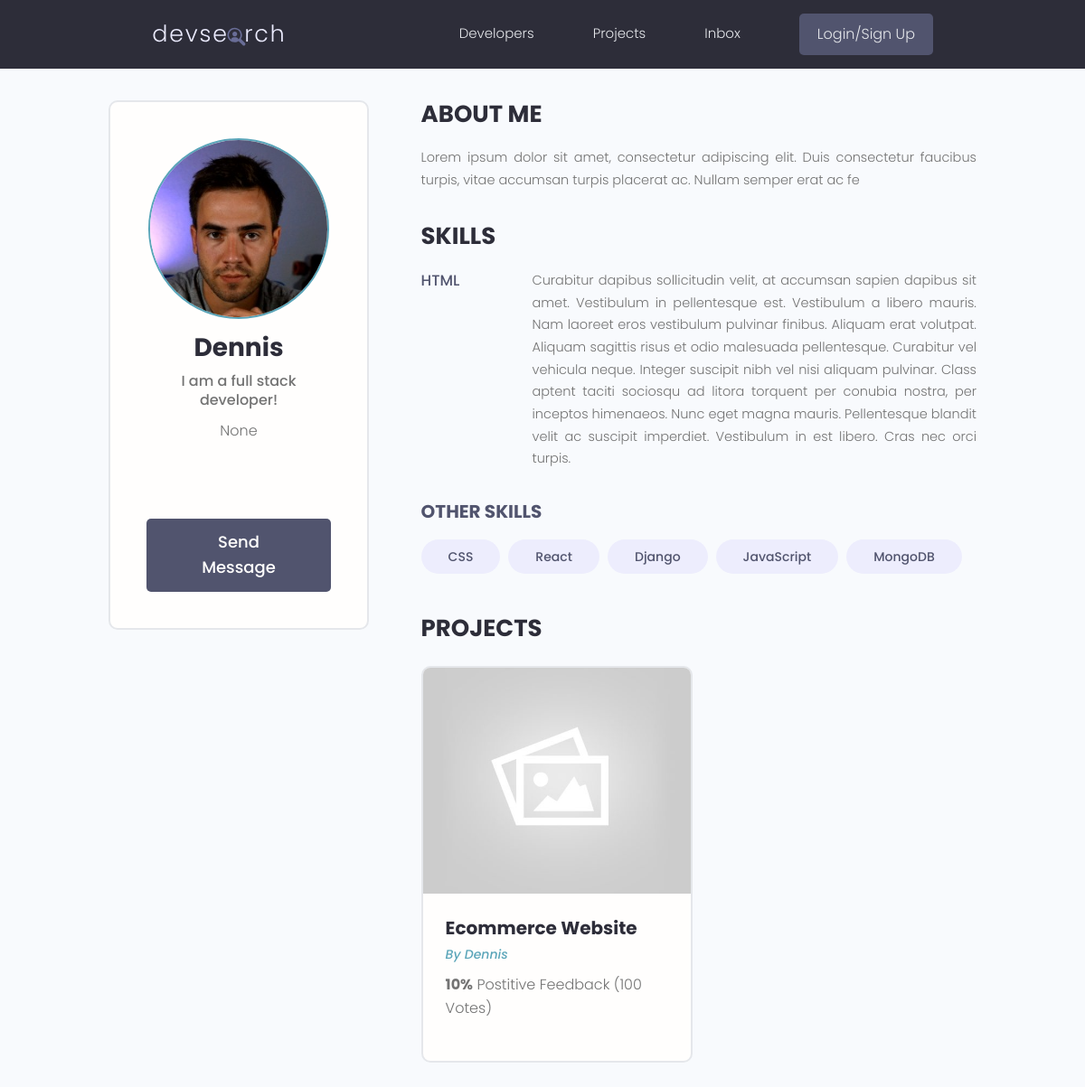
The page /profile/57ef4891-55c2-4d10-a05c-5409bc3adf9b/ on the database as committed earlier.
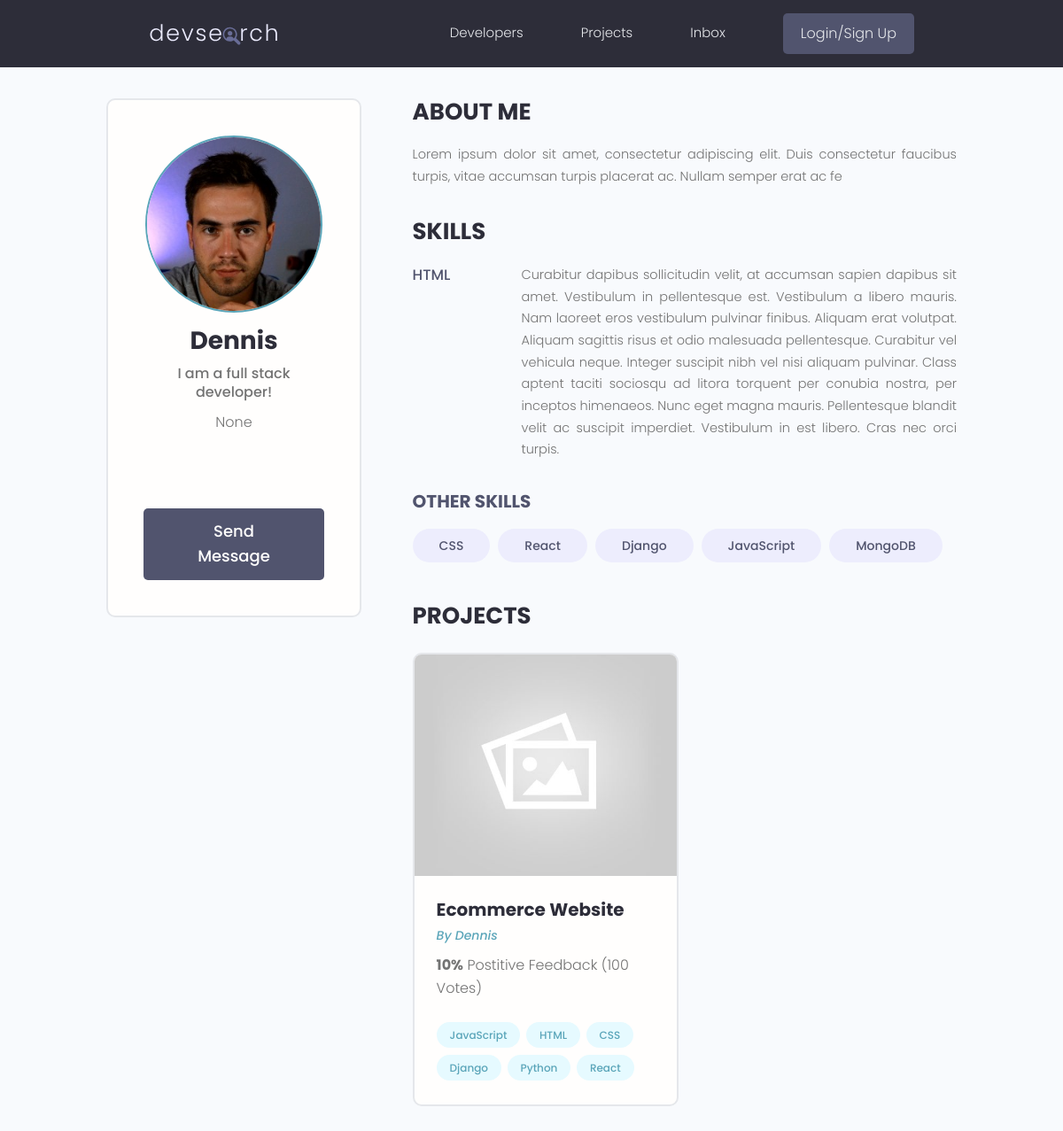
The same page on the database as committed later.
### users/models.py (models this page shows, shortened)
class Skill(models.Model):
    owner = models.ForeignKey(
        Profile, on_delete=models.CASCADE, null=True, blank=True)
    name = models.CharField(max_length=200, null=True, blank=True)
    description = models.TextField(null=True, blank=True)
    created = models.DateTimeField(auto_now_add=True)
    id = models.UUIDField(default=uuid.uuid4, unique=True,
                          primary_key=True, editable=False)

class Profile(models.Model):
    user = models.OneToOneField(
        User, on_delete=models.CASCADE, null=True, blank=True)
    name = models.CharField(max_length=200, blank=True, null=True)
    email = models.EmailField(max_length=500, blank=True, null=True)
    username = models.CharField(max_length=200, blank=True, null=True)
    location = models.CharField(max_length=200, blank=True, null=True)
    short_intro = models.CharField(max_length=500, blank=True, null=True)
    bio = models.TextField(blank=True, null=True)
    profile_image = models.ImageField(
        null=True, blank=True, upload_to='profiles/', default='profiles/user-default.png')
    social_github = models.CharField(max_length=200, blank=True, null=True)
    social_twitter = models.CharField(max_length=200, blank=True, null=True)
    social_linkedin = models.CharField(max_length=200, blank=True, null=True)
    social_youtube = models.CharField(max_length=200, blank=True, null=True)
    social_website = models.CharField(max_length=200, blank=True, null=True)
    created = models.DateTimeField(auto_now_add=True)
    id = models.UUIDField(default=uuid.uuid4, unique=True,
                          primary_key=True, editable=False)

### projects/models.py (models this page shows, shortened)
class Project(models.Model):
    owner = models.ForeignKey(Profile, null=True, blank=True, on_delete=models.SET_NULL)
    title = models.CharField(max_length=200)
    description = models.TextField(null=True, blank=True)  # not required field
    featured_image = models.ImageField(null=True, blank=True, default = 'default.jpg')
    demo_link = models.CharField(max_length=1000, null=True, blank=True)
    source_link = models.CharField(max_length=2000, null=True, blank=True)
    tags = models.ManyToManyField('Tag', blank=True)
    vote_total = models.IntegerField(default=0, null=True, blank=True)
    vote_ratio = models.IntegerField(default=0, null=True, blank=True)
    created = models.DateTimeField(auto_now_add=True)
    id = models.UUIDField(default=uuid.uuid4, unique=True,
                          primary_key=True, editable=False)
    class Meta:
        ordering = ['-created']

class Tag(models.Model):
    name = models.CharField(max_length=200)
    created = models.DateTimeField(auto_now_add=True)
    id = models.UUIDField(default=uuid.uuid4, unique=True,
                          primary_key=True, editable=False)
    def __str__(self):
        return self.name

### users/views.py (the view)
# urls.py: path('profile/<str:pk>/', views.userProfile, name='user-profile'),
def userProfile(request, pk):
    profile = Profile.objects.get(id=pk)
    topSkills = profile.skill_set.exclude(description__exact="")
    otherSkills = profile.skill_set.filter(description="")
    context = {'profile': profile, 'topSkills': topSkills,
               'otherSkills': otherSkills}
    return render(request, 'users/user-profile.html', context)

### users/templates/users/user-profile.html (shortened to what this page needs)
{% extends 'main.html' %} {% block content %}
<main class="profile my-md">
  <div class="container">
    <div class="layout">
      <div class="column column--1of3">
        <div class="card text-center">
          <div class="card__body dev">
            <img
              class="avatar avatar--xl"
              src="{{profile.profile_image.url}}"
            />
            <h2 class="dev__name">{{profile.name}}</h2>
            <p class="dev__title">{{profile.short_intro}}</p>
            <p class="dev__location">{{profile.location}}</p>
            <ul class="dev__social">
            </ul>
            <a href="#" class="btn btn--sub btn--lg">Send Message </a>
          </div>
        </div>
      </div>
      <div class="column column--2of3">
        <div class="devInfo">
          <h3 class="devInfo__title">About Me</h3>
          <p class="devInfo__about">{{profile.bio | slice:'150'}}</p>
        </div>
        <div class="devInfo">
          <h3 class="devInfo__title">Skills</h3>
          <div class="devInfo__skills">
            {% for skill in topSkills %}
            <div class="devSkill">
              <h4 class="devSkill__title">{{skill.name}}</h4>
              <p class="devSkill__info">{{skill.description}}</p>
            </div>
            {% endfor %}
            <h3 class="devInfo__subtitle">Other Skills</h3>
            <div class="devInfo__otherSkills">
              {% for skill in otherSkills %}
              <span class="tag tag--pill tag--sub tag--lg">
                <small>{{skill.name}}</small>
              </span>
              {% endfor %}
            </div>
          </div>
        </div>
        <div class="devInfo">
          <h3 class="devInfo__title">Projects</h3>
          <div class="grid grid--two">
            {% for project in profile.project_set.all %}
            <div class="column">
              <div class="card project">
                <a href="{% url 'project' profile.id %}" class="project">
                  <img
                    class="project__thumbnail"
                    src="{{project.featured_image.url}}"
                    alt="project thumbnail"
                  />
                  <div class="card__body">
                    <h3 class="project__title">{{project.title}}</h3>
                    <p>
                      <a class="project__author" href="{% url 'user-profile' project.owner.id %}"
                        >By {{project.owner.name}}</a
                      >
                    </p>
                    <p class="project--rating">
                      <span style="font-weight: bold"
                        >{{project.vote_ratio}}%</span
                      >
                      Postitive Feedback ({{project.vote_total}}
                      Vote{{project.vote_total|pluralize:"s"}})
                    </p>
                    <div class="project__tags">
                      {% for tag in project.tags.all %}
                      <span class="tag tag--pill tag--main">
                        <small>{{tag}}</small>
                      </span>
                      {% endfor %}
                    </div>
                  </div>
                </a>
              </div>
            </div>
            {% endfor %}
          </div>
        </div>
      </div>
    </div>
  </div>
</main>
{% endblock %}

Rows that differ between the two databases and show on the page:
added Tag: name "JavaScript"
added Tag: name "HTML"
added Tag: name "CSS"
added Tag: name "Django"
added Tag: name "Python"
added Tag: name "React"
